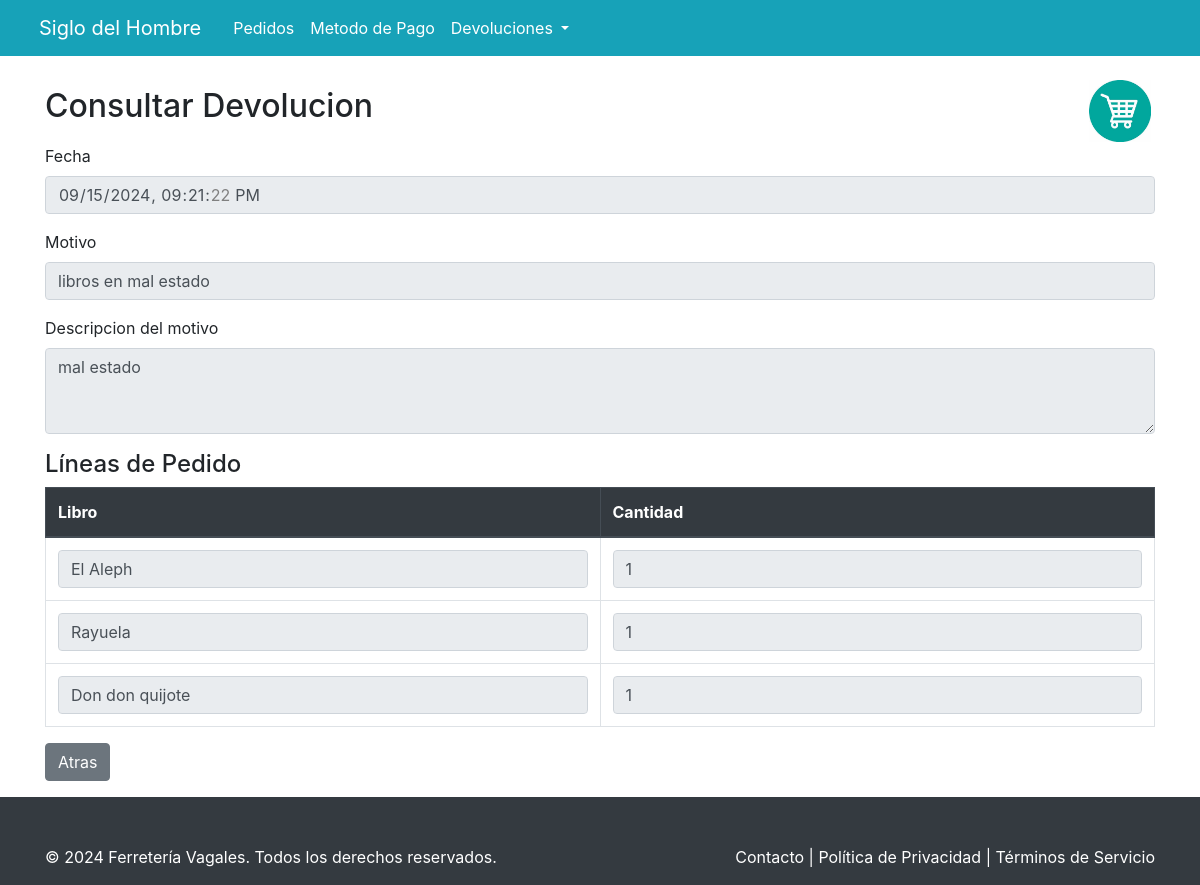
Page /devolucion/consultar.devolucion.php?id_devolucion=21 on the earlier database version.
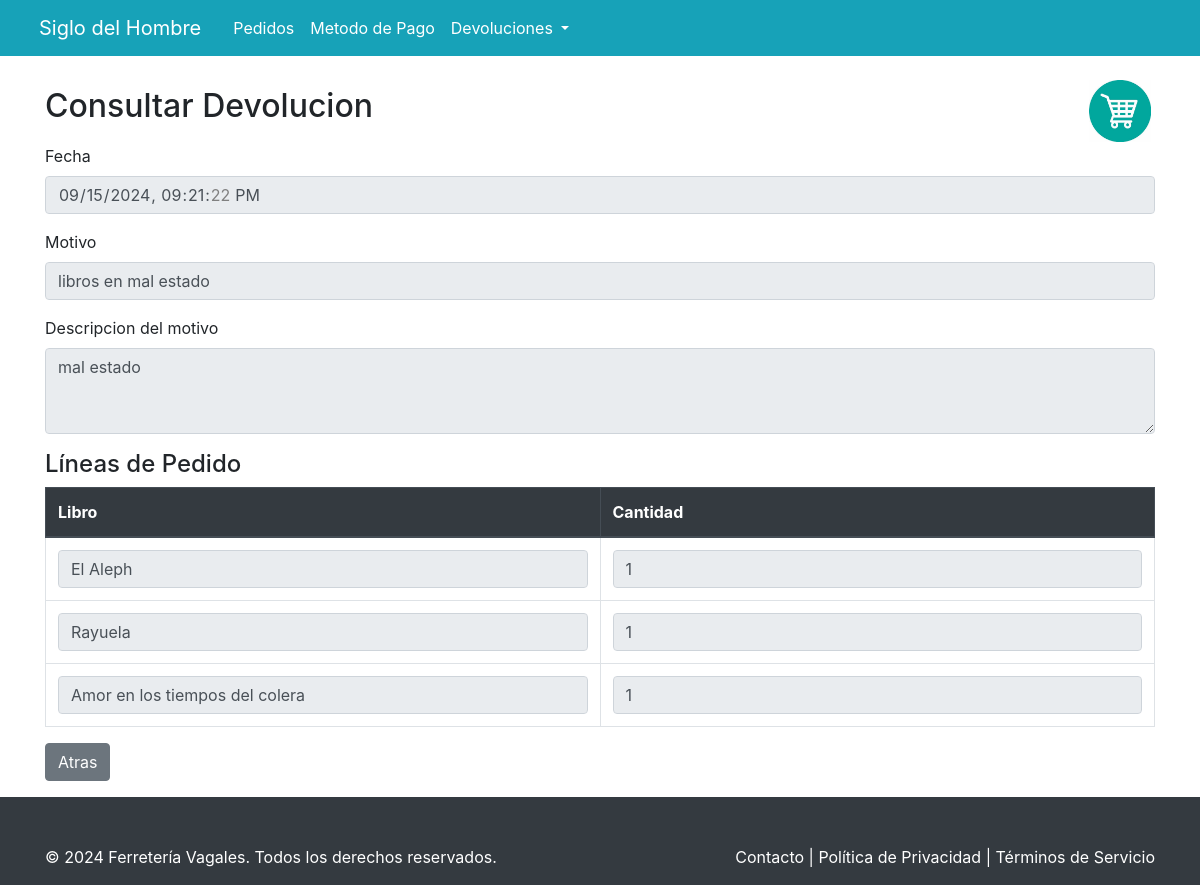
Same page on the later database version.
### tables this page shows
CREATE TABLE `lineas_devolucion` (
  `id_linea_devolucion` int(11) NOT NULL,
  `id_devolucion` int(11) NOT NULL,
  `cantidad` int(11) NOT NULL,
  `id_libro` int(11) NOT NULL
);

CREATE TABLE `libro` (
  `id_libro` int(11) NOT NULL,
  `titulo` varchar(255) NOT NULL,
  `descripcion` varchar(255) NOT NULL,
  `editorial` varchar(255) NOT NULL,
  `imagen` varchar(255) NOT NULL,
  `precio` int(11) NOT NULL,
  `id_categoria` int(11) NOT NULL,
  `id_autor` int(11) NOT NULL,
  `stock` int(11) NOT NULL,
  `estado` varchar(50) NOT NULL
);

### devolucion/consultar.devolucion.php (the view, shortened to what the changed rows need)
<!DOCTYPE html>
<html lang="es">
<head>
    <link href="https://stackpath.bootstrapcdn.com/bootstrap/4.5.2/css/bootstrap.min.css" rel="stylesheet">
    <link href="https://cdnjs.cloudflare.com/ajax/libs/font-awesome/5.15.3/css/all.min.css" rel="stylesheet">
</head>
<body>
    <div class="d-flex flex-column min-vh-100">
    <div class="d-flex flex-column min-vh-100">
			<main class="flex-fill">
            <div class="container mt-4">
            <div class="d-flex align-items-center mb-1">
				<div class="pr-2">
					<h2>Consultar Devolucion</h2>
				</div>
                    <?php
                        require "../conexion.php";
                        ?>
				</div>
				<?php
            if (isset($_GET['id_devolucion'])) {
                $id_devolucion = intval($_GET['id_devolucion']);
                $sql = "SELECT lineas_devolucion.cantidad, libro.titulo, lineas_devolucion.id_libro
                        FROM lineas_devolucion
                        INNER JOIN libro
                        ON lineas_devolucion.id_libro = libro.id_libro
                        WHERE lineas_devolucion.id_devolucion = $id_devolucion";
                $result_linea = $mysqli->query($sql);
            }
            ?>
            <form action="guardar.devolucion.php" method="POST">
                <div class="table-responsive">
                    <table class="table table-bordered" id="orderLinesTable">
                        <thead class="thead-dark">
                            <tr>
                                <th>Libro</th>
                                <th>Cantidad</th>
                            </tr>
                        </thead>
                        <tbody>
                            <?php while ($linea = $result_linea->fetch_assoc()): ?>
                                <tr>
                                    <td>
                                        <input type="text" class="form-control" name="libros[]" value="<?php echo $linea['titulo']; ?>" readonly required>
                                    </td>
                                    <td><input type="number" class="form-control cantidad-input" name="cantidades[]" value="<?php echo intval($linea['cantidad']); ?>" readonly required></td>
                                </tr>
                            <?php endwhile ?>
                        </tbody>
                    </table>
                </div>
            </form>
        </div>
    </div>
</body>
</html>

Differences in the rows shown:
changed through a linked row, lineas_devolucion: id_libro.titulo "Don don quijote" → "Amor en los tiempos del colera"
